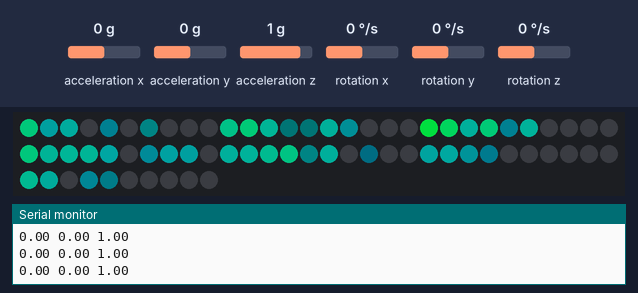
Bench run of a sketch on a simulated Arduino Uno, built with avr-gcc and run on an emulated ATmega328P. Shown: 70 RGB LEDs in strip order, left to right, continuing on the next row, the last lines printed to the serial monitor. The test bench sets the inputs (shaded band); at power-on: acceleration y 0 g, acceleration x 0 g, acceleration z 1 g, rotation x 0 °/s, rotation y 0 °/s, rotation z 0 °/s. Dim RGB values are drawn brighter than linear; random numbers use the default seed unless the sketch sets one.

Above: at 4.2 s.
4.3 s: acceleration y set to -0.2 g
At 5.56 s:
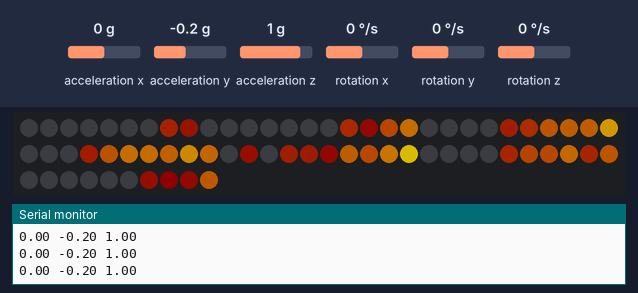
6.5 s: acceleration y set to 0 g
At 6.76 s:
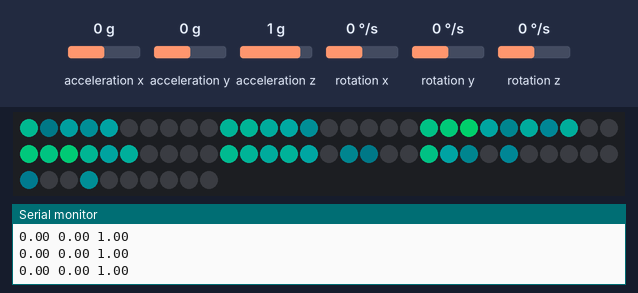
9.5 s: acceleration x set to -0.2 g
At 11.12 s:
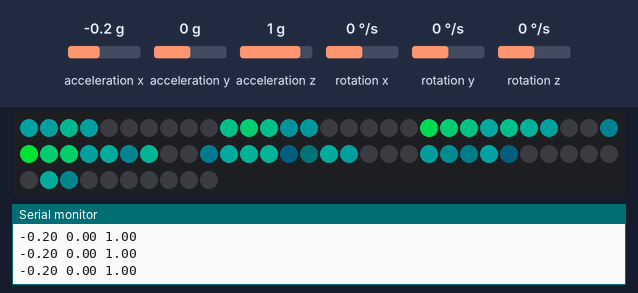
11.2 s: acceleration z set to -1.4 g
At 12.18 s:
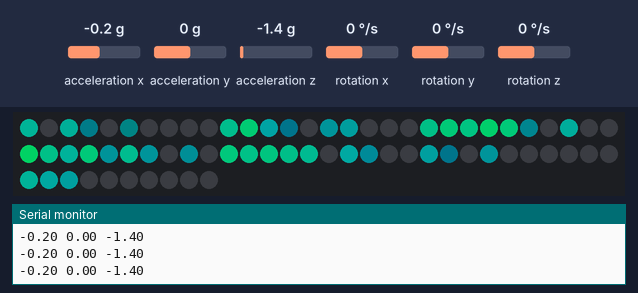
13.1 s: acceleration x set to 0 g
At 13.7 s:
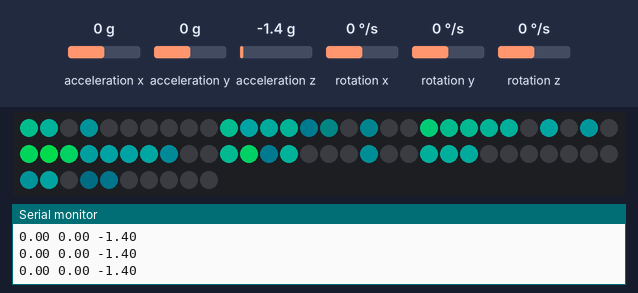
14.7 s: acceleration y set to -1.4 g
At 14.89 s:
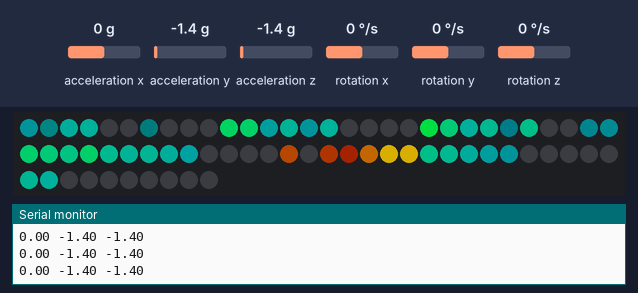
Timing chart, 0 to 17.2 s (numbered marks = the images above; inputs shaded):
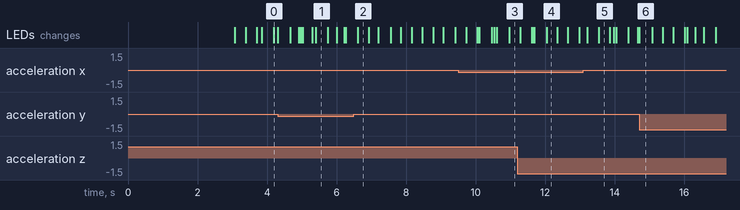

Measured:
- the behaviour switches between 0 and -0.1 g on acceleration y (found by bisection; images 0 and 1)
- the behaviour switches between 0 and -0.1 g on acceleration x (found by bisection; images 2 and 3)

The sketch:

firesim_rotate_many_strands.ino
```cpp
  /*
 *
 * This code is basic usage MPU-6050 Accelerometer and Gyroscope
 * Running this code you will get angles only.
 * The Angles at X, Y and Z are displayed on LCD1602-I2C display module
 *
 * Library and code have been taken from:
 * https://github.com/tockn/MPU6050_tockn
 *
 * Updated by Ahmad Shamshiri on July 05, 2018 at 22:19 in Ajax, Ontario, Canada
 * for Robojax.com
 * Get this code from Robojax.com
 * Watch video instruction for this code at:https://youtu.be/uIz6WIis4dc
 *
 * You will need to watch 2 videos before following the instruction in this video:
 * 1-MPU6050 Introduction video and code: https://youtu.be/uhh7ik02aDc
 * 2-LCD1602 with I2C module video and code https://youtu.be/q9YC_GVHy5A
 */
#include <MPU6050_tockn.h>
#include <Wire.h>
#include <Adafruit_NeoPixel.h>


#define LED_PIN 6
#define LED_COUNT 70
Adafruit_NeoPixel strip(LED_COUNT, LED_PIN, NEO_GRB + NEO_KHZ800);
long currentHue = 43000;

int strips = 7;
int striplength = 10;

float angle_pitch_output;
float angle_roll_output;
float angle_turn_output;

long hueStart, hueStop;
int hueAdjustor;

long hueBase;

long lastrun[10];
long delaytime[10];

int speedFactor = 15;


long cMatrix[10][7];

float yAcc, xAcc, zAcc;

int state = 1 ;

long speedDelay = 150;
long lastSpeedCheck = millis();

MPU6050 mpu6050(Wire);

//#include <LiquidCrystal_I2C.h>
// Set the LCD address to 0x27 for a 16 chars and 2 line display
//LiquidCrystal_I2C lcd(0x27, 16, 2);

void setup() {
   Serial.begin(9600);


  strip.begin();           // INITIALIZE NeoPixel strip object (REQUIRED)
  strip.show();            // Turn OFF all pixels ASAP
  strip.setBrightness(200); // Set BRIGHTNESS to about 1/5 (max = 255)

/*
      for (int i=0; i<40; i++){
        strip.setPixelColor( i, strip.ColorHSV( 0,255,100) ) ;         //  Set pixel's color (in RAM)
        }
      strip.show();

    for (int i=0;i<5;i++){
      long newHue = random(1000,10500);
      cMatrix[7][i] = newHue;
      Serial.println(newHue);
      placeOnStrip(7,i,newHue);
    }

 strip.show();
/*
strip.setPixelColor( 20, strip.ColorHSV( 0,255,100) ) ;
strip.setPixelColor( 45, strip.ColorHSV( 0,255,100) ) ;
strip.setPixelColor( 60, strip.ColorHSV( 0,255,100) ) ;
strip.setPixelColor( 70, strip.ColorHSV( 0,255,100) ) ;

strip.show();
*/
  Wire.begin();
  mpu6050.begin();
  mpu6050.calcGyroOffsets(true);

  hueBase = 10500;

  for (int j=0;j<10;j++){
      lastrun[j] = millis();
      delaytime[j] = random(40,90);
    }
}

void loop() {


    mpu6050.update();

    yAcc = mpu6050.getAccY();
    xAcc = mpu6050.getAccX();
    zAcc = mpu6050.getAccZ();

    Serial.print(xAcc);
               Serial.print(" ");
    Serial.print(yAcc);
               Serial.print(" ");
    Serial.println(zAcc);


    if (yAcc < 0){
      state = 1;
     }
    else{
      state = 2;
      }
    if (zAcc < -0.2 && zAcc > -0.75){
      if (millis() - speedDelay > lastSpeedCheck){
      speedFactor ++;
      if (speedFactor >=30){
        speedFactor = 30;
      }
      lastSpeedCheck = millis();
      }
    }
    if (zAcc > 0.2 && zAcc < 0.75){
      if (millis() - speedDelay > lastSpeedCheck){
      speedFactor --;
      if (speedFactor <=1){
        speedFactor = 1;
      }
      lastSpeedCheck = millis();
      }
    }

/*
    Serial.print("X:");
    Serial.println(xAcc);
    Serial.print("Y:");
    Serial.println(yAcc);
    Serial.print("Z:");
    Serial.println(zAcc);
*/
//    Serial.println(state);

    if (state < 3){

      if (state == 1){

          hueBase = 10500;
      }
      if (state == 2){

          hueBase = 35000;
      }

      for (int y=0;y<strips;y++){
        if (millis() - lastrun[y] > delaytime[y]){
          lastrun[y] = millis();

          delaytime[y] = random((50 - (speedFactor * 1.5)),(100 - (speedFactor*1.5)));
          for (int x=0;x<striplength;x++){

            if (x < striplength -1){
                long newIndex = cMatrix[x+1][y]-(random(950,1150)) - ((15-speedFactor) * 30);

                if (newIndex<0){
                  newIndex=0;
                }

                cMatrix[x][y] = newIndex;
                placeOnStrip(x,y,newIndex );

            }
            else{
         float modifier = abs(((float)strips/2)-y);
           long newIndex = random(4000,10000) - ((modifier-1)*2000);
              cMatrix[x][y] = newIndex;
              placeOnStrip(x,y,newIndex);


           }

          }
        }
      }

  }
  if (state == 3){
     //STATE == 3
     delay(60);
     hueBase = 22000;

    for (int x=0;x<striplength;x++){

        for (int y=0;y<strips-1;y++){


          long newIndex = cMatrix[x][y+1]-600;

          if (newIndex<0){
            newIndex=0;
          }

          cMatrix[x][y] = newIndex;
          placeOnStrip(x,y,newIndex );

        }
      }

      for (int i=0;i<striplength;i++){
           float modifier = abs(((float)strips/2)-i);
           long newIndex = random(4000,10000) - ((modifier)*1000);

           Serial.println(modifier);

        cMatrix[i][strips-1] = newIndex;
        placeOnStrip(i,strips-1,newIndex);
      }

    }
  if (state == 4){
    for (int i=0;i<70;i++){
           strip.setPixelColor( i,strip.ColorHSV(0, 255, 0)) ;

      }
  }

  strip.show();

}// loop end


void placeOnStrip(int x, int y, long indexHue){
    int dHue;

      if (state== 1){
        dHue = 10500 - (hueBase - indexHue);
      }

     if (state == 2){
        x = (striplength-1) -x;
        y = (strips-1)-y;
        dHue = hueBase - indexHue;
      }

     if (state==3){
      dHue = hueBase-indexHue;
      }

     int plotPos = x + (y*striplength);

     int brightness = float(indexHue*100/10000);
     if (brightness < 0){
      brightness = 0;
     }


     strip.setPixelColor( plotPos,strip.ColorHSV(dHue, 255, brightness*2)) ;
  }

void fplaceOnStrip(int x, int y, long indexHue){

     int plotPos = x + (y*striplength);

     strip.setPixelColor( plotPos,strip.ColorHSV(indexHue, 255, 100)) ;
  }
```
